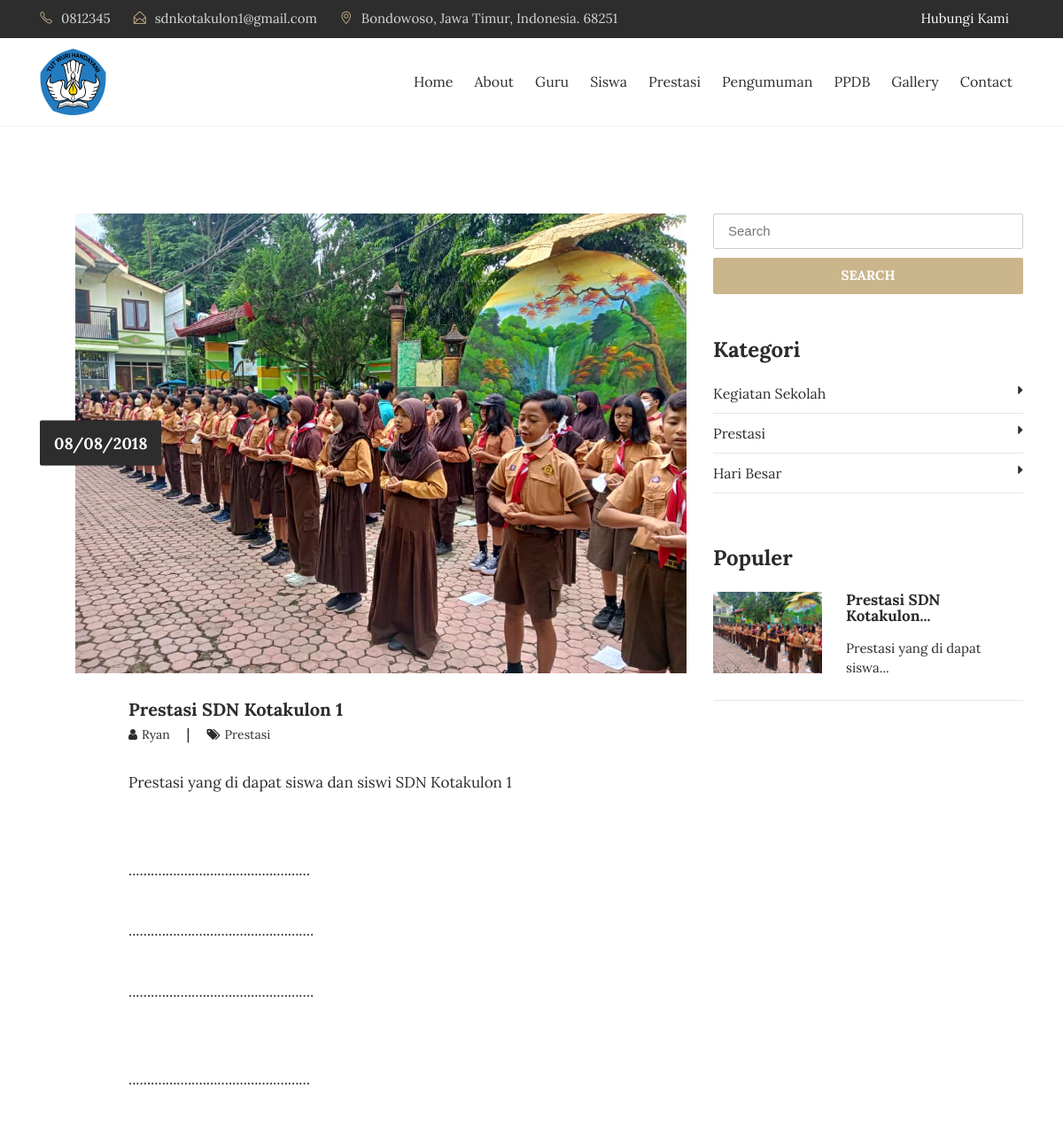
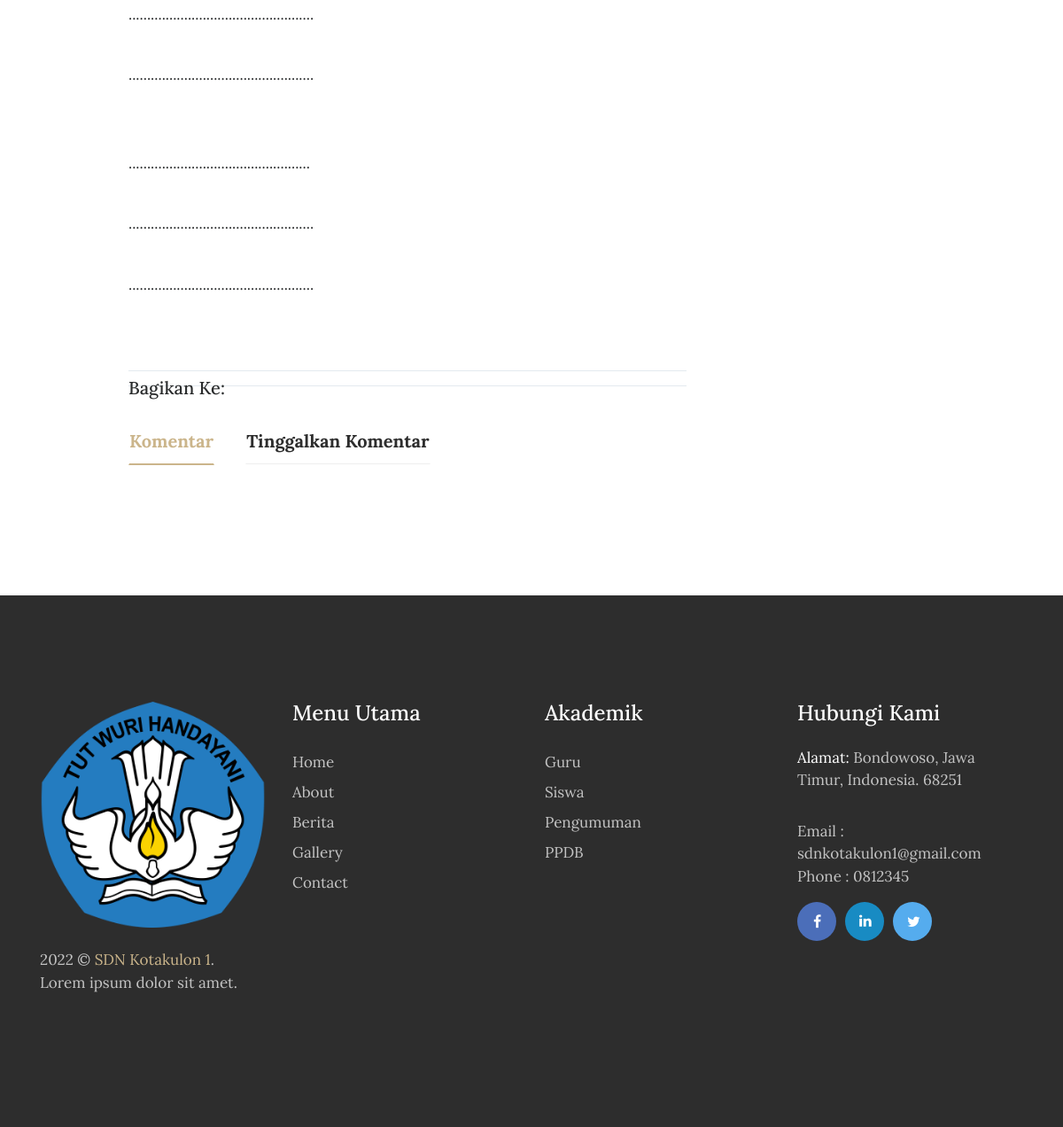
Screenshot of /artikel/prestasi-sdn-kotakulon-1 with the database file from the repository (2 pictures, top to bottom).
### tables this page shows
CREATE TABLE `tbl_tulisan` (
  `tulisan_id` int(11) NOT NULL,
  `tulisan_judul` varchar(100) DEFAULT NULL,
  `tulisan_isi` text DEFAULT NULL,
  `tulisan_tanggal` timestamp NULL DEFAULT current_timestamp(),
  `tulisan_kategori_id` int(11) DEFAULT NULL,
  `tulisan_kategori_nama` varchar(30) DEFAULT NULL,
  `tulisan_views` int(11) DEFAULT 0,
  `tulisan_gambar` varchar(40) DEFAULT NULL,
  `tulisan_pengguna_id` int(11) DEFAULT NULL,
  `tulisan_author` varchar(40) DEFAULT NULL,
  `tulisan_img_slider` int(2) NOT NULL DEFAULT 0,
  `tulisan_slug` varchar(200) DEFAULT NULL
);

CREATE TABLE `tbl_kategori` (
  `kategori_id` int(11) NOT NULL,
  `kategori_nama` varchar(30) DEFAULT NULL,
  `kategori_tanggal` timestamp NULL DEFAULT current_timestamp()
);

### application/controllers/Blog.php (called while the page is built, shortened)
<?php
class Blog extends CI_Controller{
	function __construct(){
		$this->load->model('m_tulisan');
		$this->load->model('m_pengunjung');
	}
	function detail($slugs){
		$slug=htmlspecialchars($slugs,ENT_QUOTES);
		$query = $this->db->get_where('tbl_tulisan', array('tulisan_slug' => $slug));
		if($query->num_rows() > 0){
			$b=$query->row_array();
			$kode=$b['tulisan_id'];
			$this->db->query("UPDATE tbl_tulisan SET tulisan_views=tulisan_views+1 WHERE tulisan_id='$kode'");
			$data=$this->m_tulisan->get_berita_by_kode($kode);
			$row=$data->row_array();
			$x['id']=$row['tulisan_id'];
			$x['title']=$row['tulisan_judul'];
			$x['image']=$row['tulisan_gambar'];
			$x['blog'] =$row['tulisan_isi'];
			$x['tanggal']=$row['tanggal'];
			$x['author']=$row['tulisan_author'];
			$x['kategori']=$row['tulisan_kategori_nama'];
			$x['slug']=$row['tulisan_slug'];
			$x['show_komentar']=$this->m_tulisan->show_komentar_by_tulisan_id($kode);
			$x['category']=$this->db->get('tbl_kategori');
			$x['populer']=$this->db->query("SELECT * FROM tbl_tulisan ORDER BY tulisan_views DESC LIMIT 5");
			$this->load->view('depan/v_blog_detail',$x);
		}else{
			redirect('artikel');
		}
	}
}

### index.php (called while the page is built, shortened)
<?php
require_once BASEPATH.'core/CodeIgniter.php';

### application/models/M_tulisan.php (called while the page is built, shortened)
<?php
class M_tulisan extends CI_Model{
	function get_berita_by_kode($kode){
		$hsl=$this->db->query("SELECT tbl_tulisan.*,DATE_FORMAT(tulisan_tanggal,'%d/%m/%Y') AS tanggal FROM tbl_tulisan where tulisan_id='$kode'");
		return $hsl;
	}
}

### application/views/depan/v_blog_detail.php (the view, shortened to what this page needs)
<!DOCTYPE html>
<html lang="en">
<head>
    <?php
        function limit_words($string, $word_limit){
            $words = explode(" ",$string);
            return implode(" ",array_splice($words,0,$word_limit));
        }
    ?>
    <link rel="stylesheet" href="<?php echo base_url().'theme/css/bootstrap.min.css'?>">
    <link rel="stylesheet" href="<?php echo base_url().'theme/css/font-awesome.min.css'?>">
    <link rel="stylesheet" href="<?php echo base_url().'theme/css/simple-line-icons.css'?>">
    <link rel="stylesheet" href="<?php echo base_url().'theme/css/owl.carousel.min.css'?>">
    <link href="<?php echo base_url().'theme/css/style.css'?>" rel="stylesheet">
    <link href="<?php echo base_url().'theme/css/jssocials.css'?>" rel="stylesheet">
    <link href="<?php echo base_url().'theme/css/jssocials-theme-flat.css'?>" rel="stylesheet">
</head>
<body>
  <div class="header-topbar">
      <div class="container">
          <div class="row">
              <div class="col-xs-6 col-sm-8 col-md-9">
                  <div class="header-top_address">
                      <div class="header-top_list">
                      <span class="icon-phone"></span>0812345
                        </div>
                        <div class="header-top_list">
                            <span class="icon-envelope-open"></span>sdnkotakulon1@gmail.com
                        </div>
                        <div class="header-top_list">
                            <span class="icon-location-pin"></span>Bondowoso, Jawa Timur, Indonesia. 68251
                      </div>
                  </div>
              </div>
              <div class="col-xs-6 col-sm-4 col-md-3">
                  <div class="header-top_login mr-sm-3">
                      <a href="<?php echo site_url('contact');?>">Hubungi Kami</a>
                  </div>
              </div>
          </div>
      </div>
  </div>
  <div data-toggle="affix" style="border-bottom:solid 1px #f2f2f2;">
      <div class="container nav-menu2">
          <div class="row">
              <div class="col-md-12">
                  <nav class="navbar navbar2 navbar-toggleable-md navbar-light bg-faded">
                      <a href="<?php echo site_url('');?>" class="navbar-brand nav-brand2"><img class="img img-responsive" width="75px;" src="<?php echo base_url().'theme/images/logo.png'?>"></a>
                      <div class="collapse navbar-collapse justify-content-end" id="navbarNavDropdown">
                          <ul class="navbar-nav">
                              <li class="nav-item">
                                  <a class="nav-link" href="<?php echo site_url('');?>">Home</a>
                              </li>
                              <li class="nav-item">
                                  <a class="nav-link" href="<?php echo site_url('about');?>">About</a>
                              </li>
                              <li class="nav-item">
                                  <a class="nav-link" href="<?php echo site_url('guru');?>">Guru</a>
                              </li>
                              <li class="nav-item">
                                  <a class="nav-link" href="<?php echo site_url('siswa');?>">Siswa</a>
                              </li>
                              <li class="nav-item">
                                  <a class="nav-link" href="<?php echo site_url('blog');?>">Prestasi</a>
                              </li>
                              <li class="nav-item">
                                  <a class="nav-link" href="<?php echo site_url('pengumuman');?>">Pengumuman</a>
                              </li>
                              <li class="nav-item">
                                  <a class="nav-link" href="<?php echo site_url('download');?>">PPDB</a>
                              </li>
                              <li class="nav-item">
                                  <a class="nav-link" href="<?php echo site_url('galeri');?>">Gallery</a>
                              </li>
                              <li class="nav-item">
                                <a class="nav-link" href="<?php echo site_url('contact');?>">Contact</a>
                              </li>
                        </ul>
                  </div>
                </nav>
              </div>
            </div>
          </div>
        </div>
<section class="blog-wrap">
    <div class="container">
        <div class="row">
            <div class="col-md-8">
                <div class="blog-img_block">
                    <img src="<?php echo base_url().'assets/images/'.$image?>" class="img-fluid" alt="blog-img">
                    <div class="blog-date">
                        <span><?php echo $tanggal;?></span>
                    </div>
                </div>
                <div class="blog-tiltle_block">
                    <h4><a href="<?php echo site_url('artikel/'.$slug);?>"><?php echo $title;?></a></h4>
                    <h6> <a href="#"><i class="fa fa-user" aria-hidden="true"></i><span><?php echo $author;?></span> </a>  |   <a href="#"><i class="fa fa-tags" aria-hidden="true"></i><span><?php echo $kategori;?></span></a></h6>
                    <?php echo $blog;?>
                </div>
                <div class="blog-tiltle_block">
                    <div class="blog-icons">
                        <div class="blog-share_block">
                          <div class="pull-left"><h5>Bagikan Ke:</h5></div>
                        </div>
                    </div>
                    <ul class="nav nav-tabs blogpost-tab-wrap" role="tablist">
                        <li class="nav-item blogpost-nav-tab">
                            <a class="nav-link active" data-toggle="tab" href="#comments" role="tab">Komentar</a>
                        </li>
                        <li class="nav-item blogpost-nav-tab">
                            <a class="nav-link" data-toggle="tab" href="#write-comment" role="tab">Tinggalkan Komentar</a>
                        </li>
                    </ul>
                    <div class="clearfix"></div>
                </div>
            </div>
            <div class="col-md-4">
              <form action="<?php echo site_url('blog/search');?>" method="get">
                  <input type="text" name="keyword" placeholder="Search" class="blog-search" required>
                  <button type="submit" class="btn btn-warning btn-blogsearch">SEARCH</button>
              </form>
                <div class="blog-category_block">
                    <h3>Kategori</h3>
                    <ul>
                      <?php foreach ($category->result() as $row) : ?>
                        <li><a href="<?php echo site_url('blog/kategori/'.str_replace(" ","-",$row->kategori_nama));?>"><?php echo $row->kategori_nama;?><i class="fa fa-caret-right" aria-hidden="true"></i></a></li>
                      <?php endforeach;?>
                    </ul>
                </div>
                <div class="blog-featured_post">
                    <h3>Populer</h3>
                  <?php foreach ($populer->result() as $row) :?>
                    <div class="blog-featured-img_block">
                        <img width="35%" src="<?php echo base_url().'assets/images/'.$row->tulisan_gambar;?>" class="img-fluid" alt="blog-featured-img">
                        <h5><a href="<?php echo site_url('artikel/'.$row->tulisan_slug);?>"><?php echo limit_words($row->tulisan_judul,3).'...';?></a></h5>
                        <p><?php echo limit_words($row->tulisan_isi,5).'...';?></p>
                    </div>
                    <hr>
                  <?php endforeach;?>
                </div>
            </div>
        </div>
    </div>
</section>
<footer>
    <div class="container">
        <div class="row">
            <div class="col-md-3">
                <div class="foot-logo">
                    <a href="<?php echo site_url();?>">
                        <img src="<?php echo base_url().'theme/images/logo.png'?>" class="img-fluid" alt="footer_logo">
                    </a>
                    <p><?php echo date('Y');?> ©  <a href="http://sim-online.polije.ac.id" target="_blank">SDN Kotakulon 1</a>. <br>Lorem ipsum dolor sit amet.</p>
                    </div>
                </div>
                <div class="col-md-3">
                    <div class="sitemap">
                        <h3>Menu Utama</h3>
                        <ul>
                            <li><a href="<?php echo site_url();?>">Home</a></li>
                            <li><a href="<?php echo site_url('about');?>">About</a></li>
                            <li><a href="<?php echo site_url('artikel');?>">Berita </a></li>
                            <li><a href="<?php echo site_url('galeri');?>">Gallery</a></li>
                            <li><a href="<?php echo site_url('contact');?>">Contact</a></li>
                        </ul>
                    </div>
                </div>
                <div class="col-md-3">
                  <div class="sitemap">
                      <h3>Akademik</h3>
                      <ul>
                          <li><a href="<?php echo site_url('guru');?>">Guru</a></li>
                          <li><a href="<?php echo site_url('siswa');?>">Siswa </a></li>
                          <li><a href="<?php echo site_url('pengumuman');?>">Pengumuman</a></li>
                          <li><a href="<?php echo site_url('download');?>">PPDB</a></li>
                      </ul>
                  </div>
                </div>
                <div class="col-md-3">
                    <div class="address">
                        <h3>Hubungi Kami</h3>
                        <p><span>Alamat: </span> Bondowoso, Jawa Timur, Indonesia. 68251</p>
                        <p>Email : sdnkotakulon1@gmail.com
                            <br> Phone : 0812345</p>
                            <ul class="footer-social-icons">
                                <li><a href="#"><i class="fa fa-facebook fa-fb" aria-hidden="true"></i></a></li>
                                <li><a href="#"><i class="fa fa-linkedin fa-in" aria-hidden="true"></i></a></li>
                                <li><a href="#"><i class="fa fa-twitter fa-tw" aria-hidden="true"></i></a></li>
                            </ul>
                        </div>
                    </div>
                </div>
            </div>
        </footer>
    </body>
    </html>

### rows the page displays
tbl_tulisan: tulisan_gambar (picture), tulisan_judul "Prestasi SDN Kotakulon 1", tulisan_author "Ryan", tulisan_kategori_nama "Prestasi", tulisan_isi "Prestasi yang di dapat siswa dan siswi SDN Kotakulon 1 ................................................. .................................................. .................................................. ................................................. .................................................. .................................................. ................................................. .................................................. ..................................................", tulisan_judul "Prestasi SDN Kotakulon", tulisan_isi "Prestasi yang di dapat siswa"
tbl_kategori: kategori_nama "Kegiatan Sekolah"
tbl_kategori: kategori_nama "Prestasi"
tbl_kategori: kategori_nama "Hari Besar"

### other values shown
$tanggal "08/08/2018"
